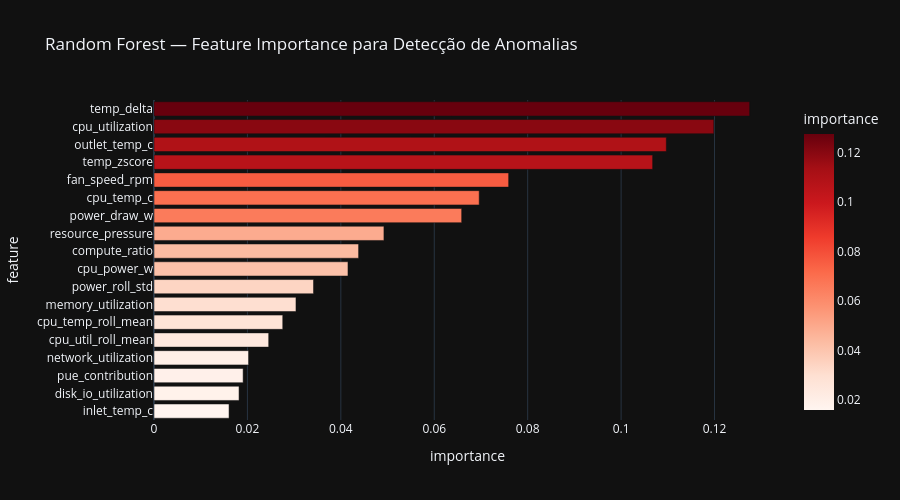

The notebook cell saved with this chart:
### Code cell
feature_importance = pd.DataFrame({
    'feature':   ALL_FEATURES,
    'importance': rf.feature_importances_
}).sort_values('importance', ascending=True)

fig = px.bar(
    feature_importance,
    x='importance',
    y='feature',
    orientation='h',
    title='Random Forest — Feature Importance para Detecção de Anomalias',
    color='importance',
    color_continuous_scale='Reds',
    template='plotly_dark'
)
fig.update_layout(height=500, showlegend=False)
fig.show()

print('\nTop 5 features mais importantes:')
print(feature_importance.tail(5)[['feature','importance']].to_string(index=False))

### Figure 1 — Plotly figure (JSON) as saved in the notebook; plotly's stock layout.template omitted (floating-point values rounded to 4 significant figures)
{"data": [{"hovertemplate": "importance=%{marker.color}<br>feature=%{y}<extra></extra>", "legendgroup": "", "marker": {"color": [0.01607, 0.01821, 0.01908, 0.02024, 0.02455, 0.02756, 0.03039, 0.03415, 0.04153, 0.0438, 0.04922, 0.06587, 0.06962, 0.07592, 0.1068, 0.1097, 0.1198, 0.1275], "coloraxis": "coloraxis", "pattern": {"shape": ""}}, "name": "", "orientation": "h", "showlegend": false, "textposition": "auto", "type": "bar", "x": [0.01607, 0.01821, 0.01908, 0.02024, 0.02455, 0.02756, 0.03039, 0.03415, 0.04153, 0.0438, 0.04922, 0.06587, 0.06962, 0.07592, 0.1068, 0.1097, 0.1198, 0.1275], "xaxis": "x", "y": ["inlet_temp_c", "disk_io_utilization", "pue_contribution", "network_utilization", "cpu_util_roll_mean", "cpu_temp_roll_mean", "memory_utilization", "power_roll_std", "cpu_power_w", "compute_ratio", "resource_pressure", "power_draw_w", "cpu_temp_c", "fan_speed_rpm", "temp_zscore", "outlet_temp_c", "cpu_utilization", "temp_delta"], "yaxis": "y"}], "layout": {"barmode": "relative", "coloraxis": {"colorbar": {"title": {"text": "importance"}}, "colorscale": [[0, "rgb(255,245,240)"], [0.125, "rgb(254,224,210)"], [0.25, "rgb(252,187,161)"], [0.375, "rgb(252,146,114)"], [0.5, "rgb(251,106,74)"], [0.625, "rgb(239,59,44)"], [0.75, "rgb(203,24,29)"], [0.875, "rgb(165,15,21)"], [1, "rgb(103,0,13)"]]}, "height": 500, "legend": {"tracegroupgap": 0}, "showlegend": false, "title": {"text": "Random Forest — Feature Importance para Detecção de Anomalias"}, "xaxis": {"anchor": "y", "domain": [0, 1], "title": {"text": "importance"}}, "yaxis": {"anchor": "x", "domain": [0, 1], "title": {"text": "feature"}}}}
